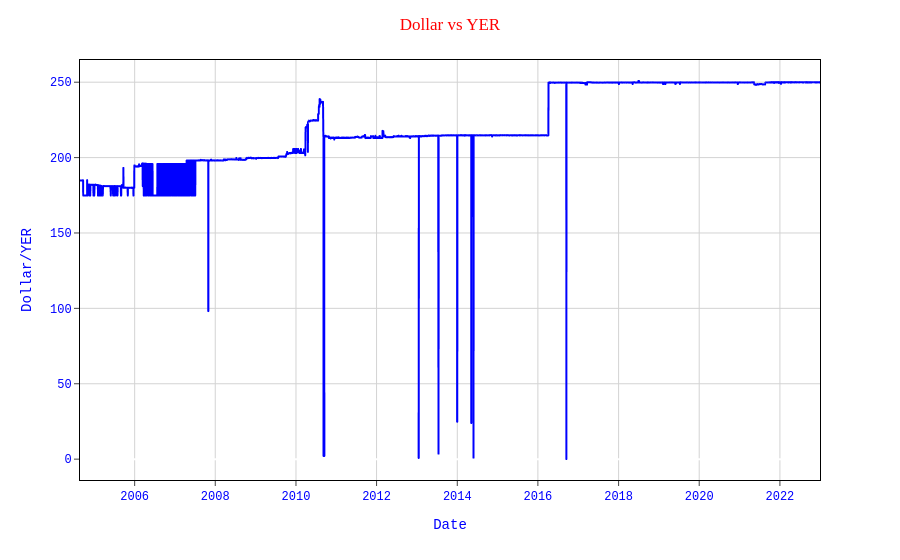

The code cell stored with this chart in its notebook:
### Code cell
plt.figure(figsize=(12,10),dpi=200)
plot = px.line(x=df_YER['Date'], y=df_YER['YER=X'])
plot.update_traces(line_color='#0000ff', line_width=2)
plot.update_layout(
    plot_bgcolor='white',
    title="Dollar vs YER",
    title_x=0.5,
    xaxis_title="Date",
    yaxis_title="Dollar/YER",
    font_family="Courier New",
    font_color="blue",
    title_font_family="Times New Roman",
    title_font_color="red",
)
plot.update_xaxes(
    mirror=True,
    ticks='outside',
    showline=True,
    linecolor='black',
    gridcolor='lightgrey'
)
plot.update_yaxes(
    mirror=True,
    ticks='outside',
    showline=True,
    linecolor='black',
    gridcolor='lightgrey'
)

plt.tight_layout()
plot.show();

### Figure 1 — Plotly figure (JSON) as saved in the notebook; plotly's stock layout.template omitted (floating-point values rounded to 4 significant figures; data arrays with more than 128 entries replaced by an {"elided": "..."} marker saying what was removed)
{"data": [{"hovertemplate": "x=%{x}<br>y=%{y}<extra></extra>", "legendgroup": "", "line": {"color": "#0000ff", "dash": "solid", "width": 2}, "marker": {"symbol": "circle"}, "mode": "lines", "name": "", "showlegend": false, "type": "scattergl", "x": {"elided": "4726 str values"}, "xaxis": "x", "y": {"elided": "4726 float values"}, "yaxis": "y"}], "layout": {"font": {"color": "blue", "family": "Courier New"}, "legend": {"tracegroupgap": 0}, "margin": {"t": 60}, "plot_bgcolor": "white", "title": {"font": {"color": "red", "family": "Times New Roman"}, "text": "Dollar vs YER", "x": 0.5}, "xaxis": {"anchor": "y", "domain": [0, 1], "gridcolor": "lightgrey", "linecolor": "black", "mirror": true, "showline": true, "ticks": "outside", "title": {"text": "Date"}}, "yaxis": {"anchor": "x", "domain": [0, 1], "gridcolor": "lightgrey", "linecolor": "black", "mirror": true, "showline": true, "ticks": "outside", "title": {"text": "Dollar/YER"}}}}
